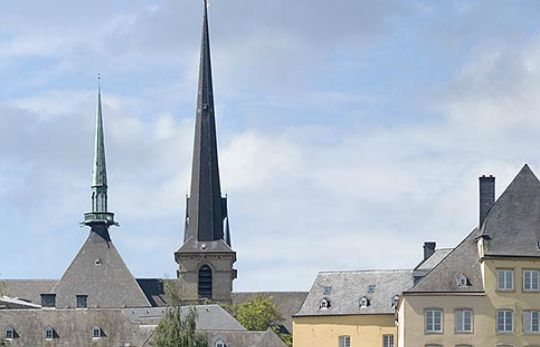
#> input picture My Datas/L1.jpg, 540 x 347 px, found by its file name
$ python ders4.py
#> lines starting #> are read from the running program, lines starting #| are printed output that depends on the picture
import cv2
import numpy as np

img = cv2.imread("C:\Python\PycharmProjects\OpenCvDersleri\My Datas\L1.jpg")
#> img is the input picture: shape (347, 540, 3); mean B, G, R 196.5, 182.1, 170.6
img2 = cv2.imread("C:\Python\PycharmProjects\OpenCvDersleri\My Datas\colorTable.jpg")
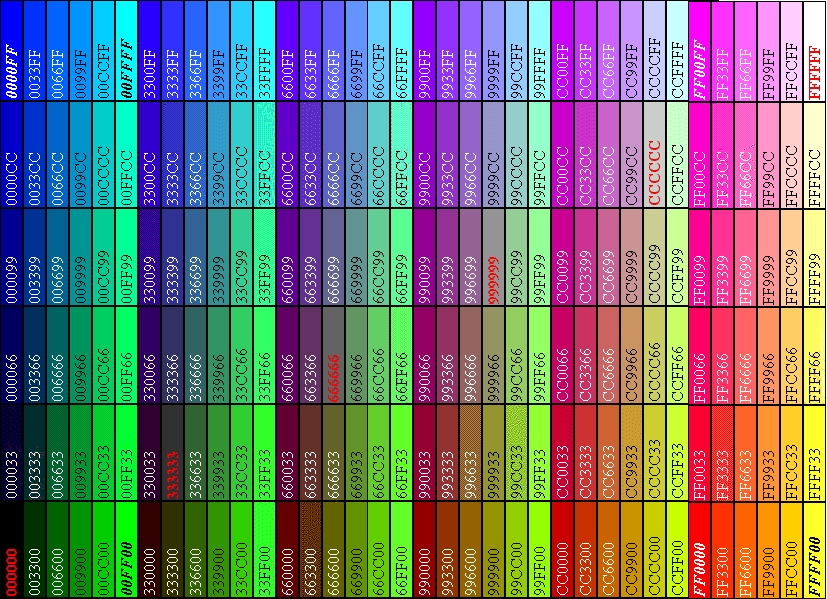
#> input picture My Datas/colorTable.jpg, 827 x 599 px, found by its file name
#> img2 is the input picture: shape (599, 827, 3); mean B, G, R 115.4, 113.1, 113.6


def event_call(event, x, y, flag, param):
    if event == cv2.EVENT_LBUTTONDOWN:
        print(x, ', ', y)
        font = cv2.FONT_HERSHEY_PLAIN
        strXY = str(x) + ", " + str(y)
        cv2.putText(img, strXY, (x, y), font, 2, (255, 0, 255), 2)
        cv2.imshow('Resim Uzerine Sekil Cizme', img)


print(img.shape)
#| (347, 540, 3)
print(img.size)
#| 562140
print(img.dtype)
#| uint8

b, g, r = cv2.split(img)
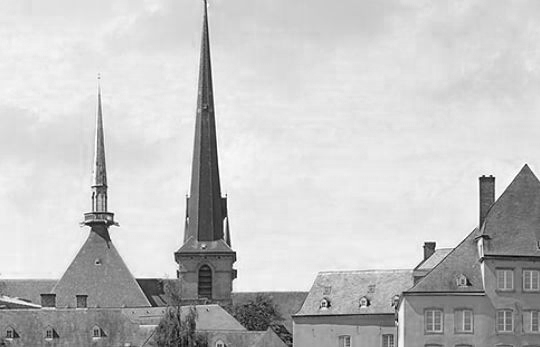
#> b: shape (347, 540); min 0, max 255, mean 196.5
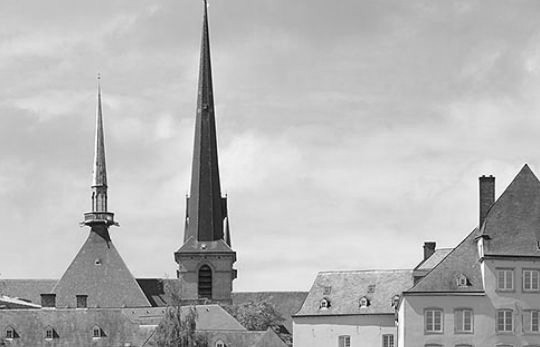
#> g: shape (347, 540); min 0, max 255, mean 182.1
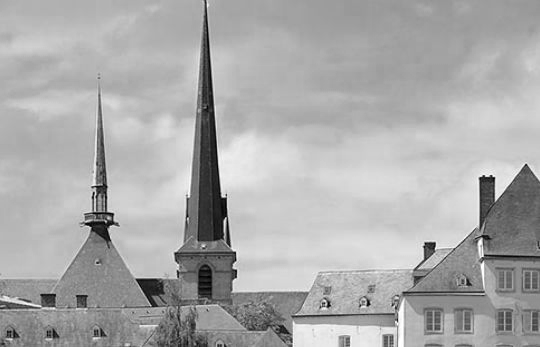
#> r: shape (347, 540); min 0, max 255, mean 170.6
img = cv2.merge((b, g, r))

img2 = cv2.resize(img2, (512, 512))
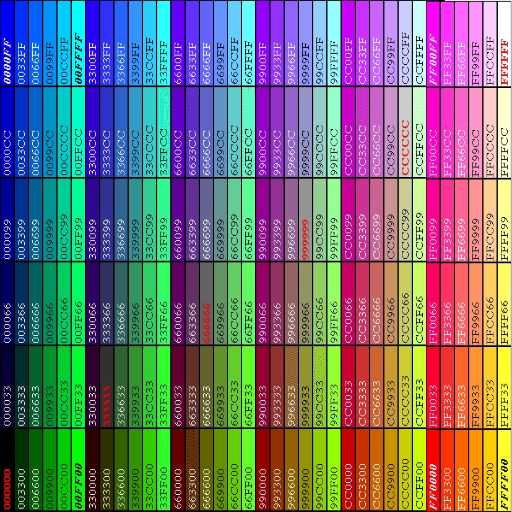
#> img2: shape (512, 512, 3); mean B, G, R 115.4, 113.1, 113.6
img = cv2.resize(img, (512, 512))
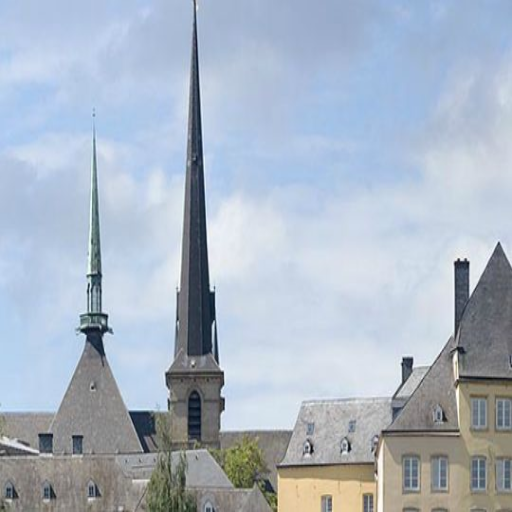
#> img: shape (512, 512, 3); mean B, G, R 196.4, 182, 170.5
dst = cv2.add(img, img2)
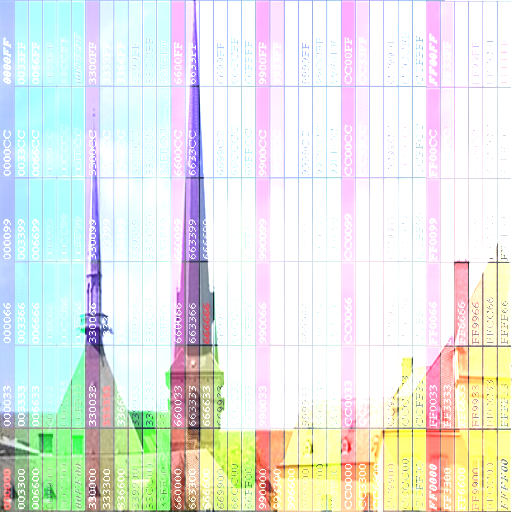
#> dst: shape (512, 512, 3); mean B, G, R 227.4, 232.7, 228.9

cv2.imshow('Resim Uzerine Sekil Cizme', dst)
cv2.setMouseCallback('Resim Uzerine Sekil Cizme', event_call)
cv2.waitKey(0)
cv2.destroyAllWindows()
